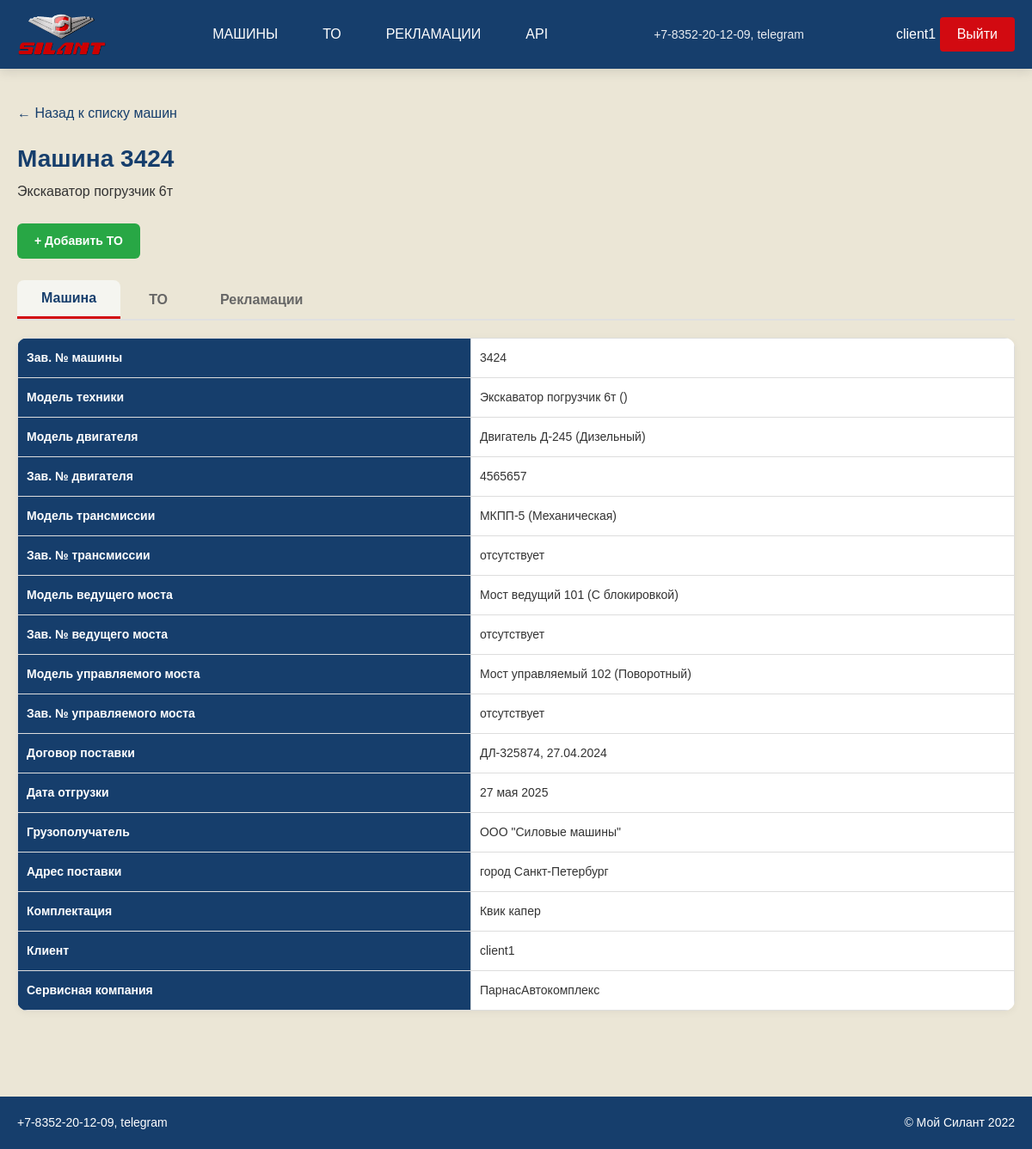
Page /machine/7/ (signed in) on the committed database.
### accounts/models.py (models this page shows, shortened)
class User(AbstractUser):
    ROLE_CHOICES = (
        ('client', 'Клиент'),
        ('service', 'Сервисная организация'),
        ('manager', 'Менеджер'),
    )
    role = models.CharField('Роль', max_length=20, choices=ROLE_CHOICES, blank=True)
    phone = models.CharField('Телефон', max_length=20, blank=True)
    company_name = models.CharField('Название организации', max_length=200, blank=True)
    class Meta:
        verbose_name = 'Пользователь'
        verbose_name_plural = 'Пользователи'

### machines/models.py (models this page shows, shortened)
class Machine(models.Model):
    factory_number = models.CharField('Зав. № машины', max_length=50, unique=True)
    technique_model = models.ForeignKey(TechniqueModel, on_delete=models.CASCADE, verbose_name='Модель техники')
    engine_model = models.ForeignKey(EngineModel, on_delete=models.CASCADE, verbose_name='Модель двигателя')
    engine_number = models.CharField('Зав. № двигателя', max_length=50)
    transmission_model = models.ForeignKey(TransmissionModel, on_delete=models.CASCADE,
                                           verbose_name='Модель трансмиссии')
    transmission_number = models.CharField('Зав. № трансмиссии', max_length=50)
    drive_axle_model = models.ForeignKey(DriveAxleModel, on_delete=models.CASCADE, verbose_name='Модель ведущего моста')
    drive_axle_number = models.CharField('Зав. № ведущего моста', max_length=50)
    steer_axle_model = models.ForeignKey(SteerAxleModel, on_delete=models.CASCADE,
                                         verbose_name='Модель управляемого моста')
    steer_axle_number = models.CharField('Зав. № управляемого моста', max_length=50)
    supply_contract = models.CharField('Договор поставки №, дата', max_length=100)
    shipping_date = models.DateField('Дата отгрузки с завода')
    consignee = models.CharField('Грузополучатель (конечный потребитель)', max_length=200)
    delivery_address = models.TextField('Адрес поставки (эксплуатации)')
    equipment = models.TextField('Комплектация (доп. опции)', blank=True)
    client = models.ForeignKey(
        settings.AUTH_USER_MODEL,
        on_delete=models.CASCADE,
        related_name='machines_as_client',
        verbose_name='Клиент',
        limit_choices_to={'role': 'client'}
    )
    service_company = models.ForeignKey(
        ServiceCompany,
        on_delete=models.CASCADE,
        verbose_name='Сервисная компания'
    )
    class Meta:
        verbose_name = 'Машина'
        verbose_name_plural = 'Машины'
        ordering = ['-shipping_date']

### reference_books/models.py (models this page shows, shortened)
class BaseReference(models.Model):
    name = models.CharField('Название', max_length=100)
    description = models.TextField('Описание', blank=True)
    class Meta:
        abstract = True
        ordering = ['name']

class TechniqueModel(BaseReference):
    class Meta:
        verbose_name = 'Модель техники'
        verbose_name_plural = 'Модели техники'

class EngineModel(BaseReference):
    class Meta:
        verbose_name = 'Модель двигателя'
        verbose_name_plural = 'Модели двигателей'

class TransmissionModel(BaseReference):
    class Meta:
        verbose_name = 'Модель трансмиссии'
        verbose_name_plural = 'Модели трансмиссий'

class DriveAxleModel(BaseReference):
    class Meta:
        verbose_name = 'Модель ведущего моста'
        verbose_name_plural = 'Модели ведущих мостов'

class SteerAxleModel(BaseReference):
    class Meta:
        verbose_name = 'Модель управляемого моста'
        verbose_name_plural = 'Модели управляемых мостов'

class ServiceCompany(BaseReference):
    class Meta:
        verbose_name = 'Сервисная компания'
        verbose_name_plural = 'Сервисные компании'

### machines/views.py (the view)
# urls.py: path('machine/<int:pk>/', MachineDetailView.as_view(), name='machine_detail'),
class MachineDetailView(LoginRequiredMixin, DetailView):
    model = Machine
    template_name = 'machines/machine_detail.html'
    context_object_name = 'machine'
    def get_queryset(self):
        user = self.request.user
        if user.is_superuser or user.groups.filter(name='Менеджер').exists():
            return Machine.objects.all()
        elif user.groups.filter(name='Клиент').exists():
            return Machine.objects.filter(client=user)
        elif user.groups.filter(name='Сервисная организация').exists():
            return Machine.objects.filter(service_company__name=user.company_name)
        return Machine.objects.none()
    def get_context_data(self, **kwargs):
        context = super().get_context_data(**kwargs)
        user = self.request.user
        machine = self.get_object()
        is_client = user.groups.filter(name='Клиент').exists()
        is_service = user.groups.filter(name='Сервисная организация').exists()
        is_manager = user.is_superuser or user.groups.filter(name='Менеджер').exists()
        context['is_manager'] = is_manager
        context['is_service'] = is_service
        context['is_client'] = is_client
        context['can_edit'] = is_service or is_manager
        context['can_add_maintenance'] = is_client or is_service or is_manager
        context['can_add_complaint'] = is_service or is_manager
        maintenances_qs = Maintenance.objects.filter(machine=machine)
        complaints_qs = Complaint.objects.filter(machine=machine)
        maintenance_type = self.request.GET.get('maintenance_type')
        if maintenance_type:
            maintenances_qs = maintenances_qs.filter(maintenance_type_id=maintenance_type)
        organization = self.request.GET.get('organization')
        if organization:
            maintenances_qs = maintenances_qs.filter(organization_id=organization)
        failure_node = self.request.GET.get('failure_node')
        if failure_node:
            complaints_qs = complaints_qs.filter(failure_node_id=failure_node)
        repair_method = self.request.GET.get('repair_method')
        if repair_method:
            complaints_qs = complaints_qs.filter(repair_method_id=repair_method)
        context['filtered_maintenances'] = maintenances_qs.order_by('-maintenance_date')
        context['filtered_complaints'] = complaints_qs.order_by('-failure_date')
        from reference_books.models import MaintenanceType, ServiceCompany, FailureNode, RepairMethod
        context['maintenance_types'] = MaintenanceType.objects.all()
        context['organizations'] = ServiceCompany.objects.all()
        context['failure_nodes'] = FailureNode.objects.all()
        context['repair_methods'] = RepairMethod.objects.all()
        context['selected_maintenance_type'] = self.request.GET.get('maintenance_type', '')
        context['selected_organization'] = self.request.GET.get('organization', '')
        context['selected_failure_node'] = self.request.GET.get('failure_node', '')
        context['selected_repair_method'] = self.request.GET.get('repair_method', '')
        return context

### templates/machines/machine_detail.html (shortened to what this page needs)
{% extends 'base.html' %}
{% load static %}
{% block content %}
<div class="machine-detail-page">
    <div class="breadcrumb">
        <a href="{% url 'machine_list' %}">← Назад к списку машин</a>
    </div>
    <div class="detail-header">
        <h1>Машина {{ machine.factory_number }}</h1>
        <p class="machine-model">{{ machine.technique_model.name }}</p>
    </div>
    <div class="action-buttons">
        {% if can_add_maintenance %}
        <a href="{% url 'add_maintenance' machine.pk %}" class="btn-add-maintenance">+ Добавить ТО</a>
        {% endif %}
    </div>
    <div class="tabs">
        <button class="tab-btn active" data-tab="info">Машина</button>
        <button class="tab-btn" data-tab="maintenances">ТО</button>
        <button class="tab-btn" data-tab="complaints">Рекламации</button>
    </div>
    <div id="tab-info" class="tab-content active">
        <div class="table-wrapper">
            <table class="data-table">
                <tbody>
                    <tr><th>Зав. № машины</th><td>{{ machine.factory_number }}</td></tr>
                    <tr><th>Модель техники</th><td>{{ machine.technique_model.name }} ({{ machine.technique_model.description }})</td></tr>
                    <tr><th>Модель двигателя</th><td>{{ machine.engine_model.name }} ({{ machine.engine_model.description }})</td></tr>
                    <tr><th>Зав. № двигателя</th><td>{{ machine.engine_number }}</td></tr>
                    <tr><th>Модель трансмиссии</th><td>{{ machine.transmission_model.name }} ({{ machine.transmission_model.description }})</td></tr>
                    <tr><th>Зав. № трансмиссии</th><td>{{ machine.transmission_number }}</td></tr>
                    <tr><th>Модель ведущего моста</th><td>{{ machine.drive_axle_model.name }} ({{ machine.drive_axle_model.description }})</td></tr>
                    <tr><th>Зав. № ведущего моста</th><td>{{ machine.drive_axle_number }}</td></tr>
                    <tr><th>Модель управляемого моста</th><td>{{ machine.steer_axle_model.name }} ({{ machine.steer_axle_model.description }})</td></tr>
                    <tr><th>Зав. № управляемого моста</th><td>{{ machine.steer_axle_number }}</td></tr>
                    <tr><th>Договор поставки</th><td>{{ machine.supply_contract }}</td></tr>
                    <tr><th>Дата отгрузки</th><td>{{ machine.shipping_date|date:"d E Y" }}</td></tr>
                    <tr><th>Грузополучатель</th><td>{{ machine.consignee }}</td></tr>
                    <tr><th>Адрес поставки</th><td>{{ machine.delivery_address }}</td></tr>
                    <tr><th>Комплектация</th><td>{{ machine.equipment|default:"—" }}</td></tr>
                    <tr><th>Клиент</th><td>{{ machine.client.username }}</td></tr>
                    <tr><th>Сервисная компания</th><td>{{ machine.service_company.name }}</td></tr>
                </tbody>
            </table>
        </div>
    </div>
</div>
{% endblock %}

### templates/base.html (shortened to what this page needs)
<!DOCTYPE html>
<html lang="ru">
<head>
    {% load static %}
    <link rel="stylesheet" href="{% static 'css/style.css' %}">
    <link rel="stylesheet" href="{% static 'css/responsive.css' %}">
</head>
<body>
    <header>
        <div class="container header-container">
            <div class="logo">
                <a href="{% url 'home' %}" class="logo-link">
                    <img src="{% static 'images/logo.png' %}" alt="Силант" height="50">
                </a>
            </div>
            {% if user.is_authenticated %}
            <div class="nav-links">
                <a href="{% url 'machine_list' %}">МАШИНЫ</a>
                <a href="{% url 'maintenance_list' %}">ТО</a>
                <a href="{% url 'complaint_list' %}">РЕКЛАМАЦИИ</a>
                <a href="/api/">API</a>
            </div>
            {% endif %}
            <div class="contacts">
                +7-8352-20-12-09, telegram
            </div>
            <div class="auth">
                {% if user.is_authenticated %}
                    {{ user.username }}
                    <a href="{% url 'account_logout' %}">Выйти</a>
                {% else %}
                    <a href="{% url 'account_login' %}">Авторизация</a>
                {% endif %}
            </div>
        </div>
    </header>
    <main>
        <div class="container">
            {% block content %}{% endblock %}
        </div>
    </main>
    <footer>
        <div class="container footer-container">
            <div>+7-8352-20-12-09, telegram</div>
            <div>© Мой Силант 2022</div>
        </div>
    </footer>
</body>
</html>

### static/css/responsive.css (style rules this page uses)
@media (max-width: 1366px) { .container { max-width: 1200px; } }

### static/css/base.css (style rules this page uses)
* { margin: 0; padding: 0; box-sizing: border-box; font-family: 'PT Astra Sans', 'PT Sans', sans-serif; }
:root { --primary: #163E6C; --primary-dark: #0f2e4d; --secondary: #D20A11; --secondary-dark: #a0080d; --bg-light: #EBE6D6; --bg-white: #FFFFFF; --text-dark: #333333; --text-gray: #666666; --border: #DDDDDD; --shadow: 0 2px 10px rgba(0, 0, 0, 0.05); --shadow-lg: 0 4px 20px rgba(0, 0, 0, 0.08); --radius: 12px; --radius-sm: 6px; }
body { background-color: var(--bg-light); min-height: 100vh; display: flex; flex-direction: column; color: var(--text-dark); line-height: 1.5; }
.container { width: 100%; max-width: 1400px; margin: 0 auto; padding: 0 20px; }
main { flex: 1; padding: 40px 0; }
footer { background-color: var(--primary); color: var(--bg-white); padding: 20px 0; margin-top: 40px; text-align: center; font-size: 14px; }
.footer-container { display: flex; justify-content: space-between; align-items: center; flex-wrap: wrap; gap: 15px; }
.breadcrumb { margin-bottom: 20px; }
.breadcrumb a { color: var(--primary); text-decoration: none; font-weight: 500; }

### static/css/header.css (style rules this page uses)
header { background-color: var(--primary); color: var(--bg-white); padding: 15px 0; box-shadow: 0 4px 12px rgba(0, 0, 0, 0.1); position: sticky; top: 0; z-index: 100; }
.header-container { display: flex; justify-content: space-between; align-items: center; flex-wrap: wrap; gap: 15px; }
.logo { font-size: 24px; font-weight: 700; letter-spacing: 1px; }
.logo img { max-height: 50px; vertical-align: middle; }
.nav-links { display: flex; gap: 20px; }
.nav-links a { color: var(--bg-white); text-decoration: none; font-size: 16px; font-weight: 500; padding: 8px 16px; border-radius: 4px; transition: all 0.3s ease; }
.contacts { font-size: 14px; opacity: 0.9; }
.auth a { color: var(--bg-white); text-decoration: none; background-color: var(--secondary); padding: 8px 20px; border-radius: 4px; transition: all 0.3s ease; display: inline-block; }

### static/css/tables.css (style rules this page uses)
.table-wrapper { overflow-x: auto; background: var(--bg-white); border-radius: var(--radius); box-shadow: var(--shadow); margin-bottom: 20px; }
.data-table { width: 100%; border-collapse: collapse; font-size: 14px; min-width: 600px; }
.data-table th { background-color: var(--primary); color: var(--bg-white); padding: 12px 10px; text-align: left; font-weight: 600; white-space: nowrap; }
.data-table td { padding: 10px; border-bottom: 1px solid #eee; color: var(--text-dark); }
.data-table th, .data-table td { border: 1px solid var(--border); }

### static/css/components.css (style rules this page uses)
.btn, .btn-filter, .btn-reset, .btn-add-machine, .btn-edit, .btn-delete, .btn-add-maintenance, .btn-add-complaint, .btn-save, .btn-cancel { display: inline-block; padding: 10px 20px; border-radius: var(--radius-sm); text-decoration: none; font-weight: 600; transition: all 0.3s ease; border: none; cursor: pointer; font-size: 14px; }
.btn-add-maintenance { background-color: #28a745; color: var(--bg-white); }
.action-buttons { display: flex; gap: 15px; margin-bottom: 25px; flex-wrap: wrap; }
.tabs { display: flex; gap: 5px; margin-bottom: 20px; border-bottom: 2px solid #e0e0e0; }
.tab-btn { background: none; border: none; padding: 12px 28px; font-size: 16px; font-weight: 600; cursor: pointer; color: var(--text-gray); transition: all 0.3s ease; border-radius: 8px 8px 0 0; }
.tab-btn.active { color: var(--primary); border-bottom: 3px solid var(--secondary); background-color: #f5f5f0; }
.tab-content { display: none; }
.tab-content.active { display: block; }
.detail-header { margin-bottom: 25px; }
.detail-header h1 { font-size: 28px; color: var(--primary); margin-bottom: 5px; }

### rows in the picture
User: username "client1"
Machine: factory_number "3424", technique_model.name "Экскаватор погрузчик 6т", engine_model.name "Двигатель Д-245", engine_model.description "Дизельный", engine_number "4565657", transmission_model.name "МКПП-5", transmission_model.description "Механическая", transmission_number "отсутствует", drive_axle_model.name "Мост ведущий 101", drive_axle_model.description "С блокировкой", drive_axle_number "отсутствует", steer_axle_model.name "Мост управляемый 102", steer_axle_model.description "Поворотный", steer_axle_number "отсутствует", supply_contract "ДЛ-325874, 27.04.2024", shipping_date "27 мая 2025", consignee "ООО \"Силовые машины\"", delivery_address "город Санкт-Петербург", equipment "Квик капер", client.username "client1", service_company.name "ПарнасАвтокомплекс"
